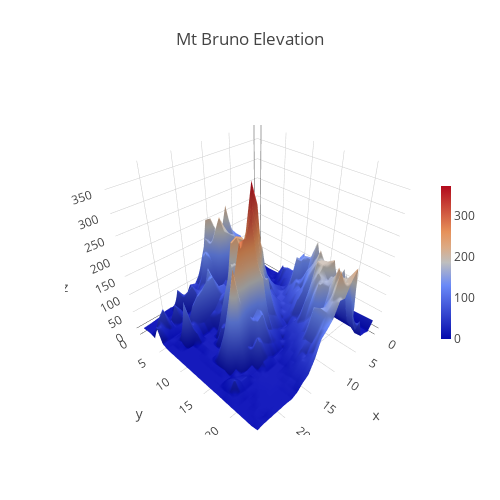

Notebook code for this chart:
### Markdown cell above
# 3D Surface Demo

### Code cell
# call it in every cell (each is an iframe)
configure_plotly_browser_state()

import plotly as py
import plotly.graph_objs as go
import pandas as pd

# Read data from a csv
z_data = pd.read_csv('https://raw.githubusercontent.com/plotly/datasets/master/api_docs/mt_bruno_elevation.csv')

data = [go.Surface(z=z_data.values,
                   colorbar=dict(x=0.95, len=0.5, thickness=10, outlinecolor='white', outlinewidth=0),
                  )]

layout = go.Layout(
    title='Mt Bruno Elevation',
    autosize=False,
    width=500,
    height=500,
    margin=dict(
        l=65,
        r=50,
        b=65,
        t=90
    )
)
fig = go.Figure(data=data, layout=layout)
iplot(fig, filename='elevations-3d-surface')

### Figure 1 — Plotly figure (JSON) as saved in the notebook; plotly's stock layout.template omitted (floating-point values rounded to 4 significant figures; data arrays with more than 128 entries replaced by an {"elided": "..."} marker saying what was removed)
{"data": [{"colorbar": {"x": 0.95, "outlinewidth": 0, "thickness": 10, "len": 0.5, "outlinecolor": "white"}, "z": {"elided": "25x25 float values"}, "type": "surface", "uid": "6f814084-f546-4dc9-9b6e-ea74f9f18318"}], "layout": {"width": 500, "autosize": false, "title": {"text": "Mt Bruno Elevation"}, "margin": {"r": 50, "b": 65, "l": 65, "t": 90}, "height": 500}}
